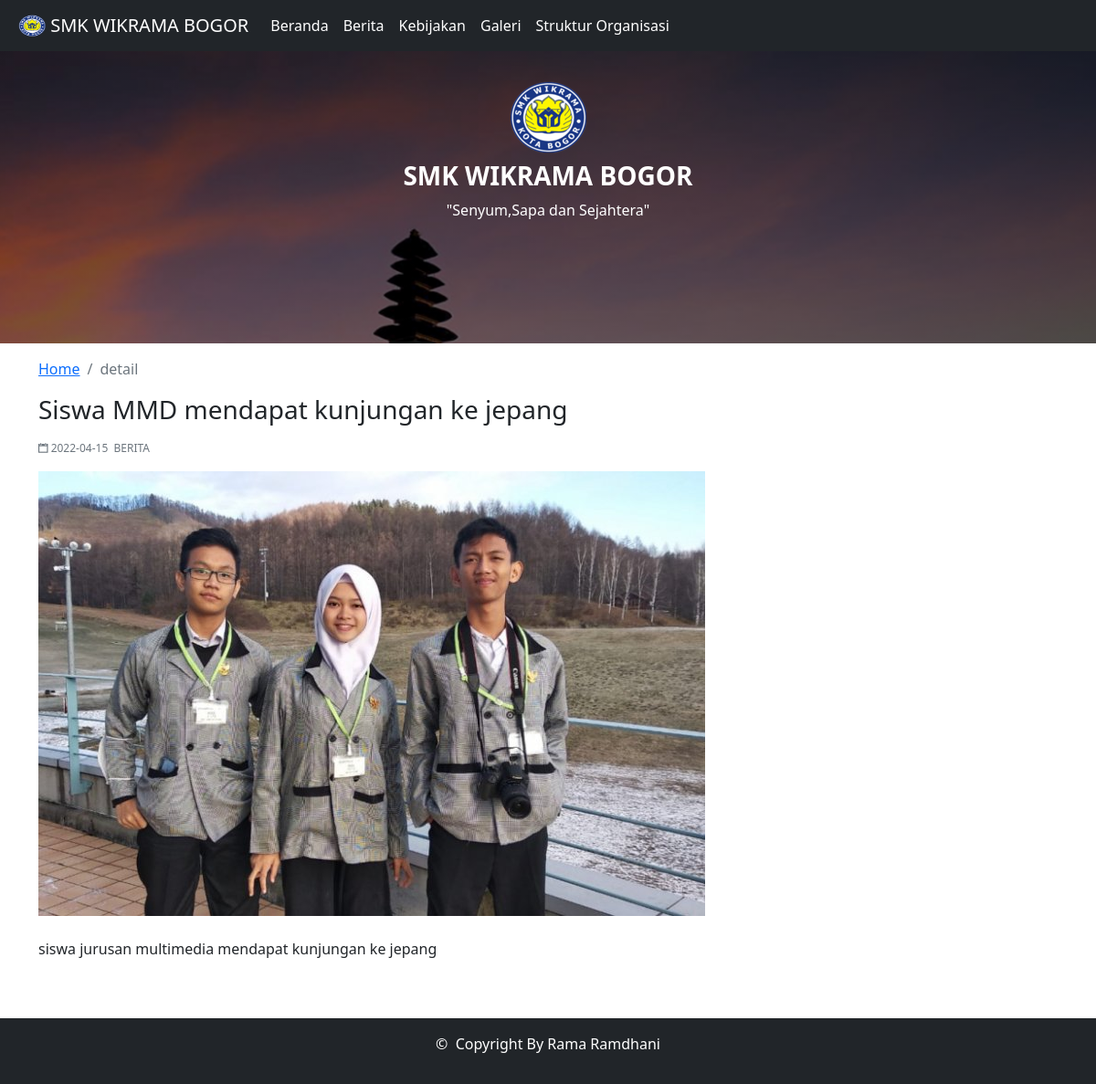
Screenshot of /index.php?page=detail&id=26 with the database file from the repository.
### tables this page shows
CREATE TABLE `tbl_posts` (
  `id_post` int(25) NOT NULL,
  `img` varchar(255) NOT NULL,
  `judul` varchar(255) DEFAULT NULL,
  `artikel` text DEFAULT NULL,
  `date` date NOT NULL,
  `kategori` varchar(255) NOT NULL,
  `author` varchar(255) DEFAULT NULL
);

### kategori/detail-post.php (the view)
<?php
	include "config/config.php";
	$id = $_GET['id'];
	$query = mysqli_query($con, "SELECT * FROM tbl_posts WHERE id_post='$id'");
	$data = mysqli_fetch_array($query);
 ?>
 <div class="col-lg-10 col-xs-12">
	<h3><?= $data['judul'] ?></h3>
	<p class="mt-3 text-muted" style="font-size: 12px;"><i class="ion-calendar"></i>&nbsp;<?= $data['date'] ?>&nbsp;&nbsp;<a href="#" class="text-muted" style="text-transform: uppercase;text-decoration: none;"><?= $data['kategori'] ?></a></p>
	<img src="assets/file/post/<?= $data['img'] ?>" class="img-fluid">
	<p class="mt-4 text-justify"><?= $data['artikel'] ?></p>
 </div>
 <div class="col-lg-2"></div>

### assets/css/style.css (style rules this page uses)
* { margin: 0; padding: 0; }

### rows the page displays
tbl_posts: judul "Siswa MMD mendapat kunjungan ke jepang", date "2022-04-15", kategori "BERITA", img (picture), artikel "siswa jurusan multimedia mendapat kunjungan ke jepang"

### other values shown
$_GET['page'] "detail"
